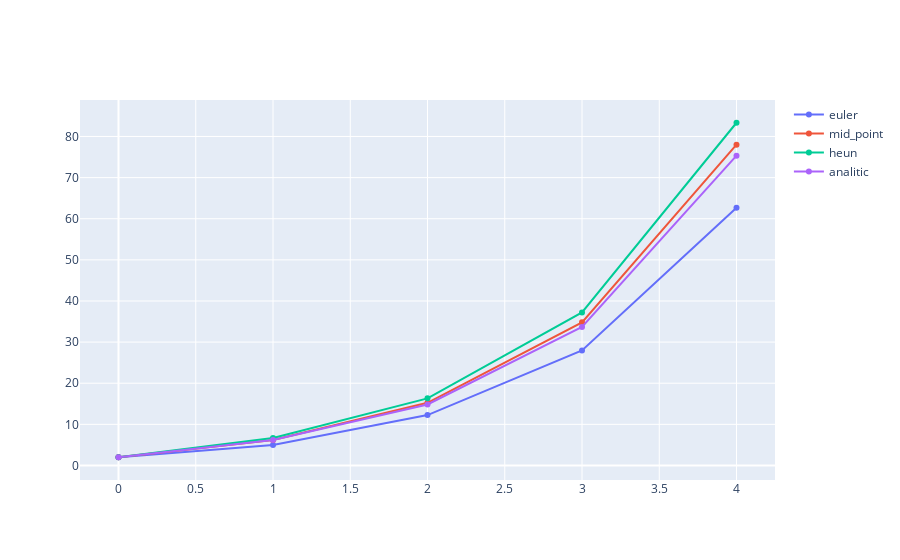

Notebook source saved alongside this figure:
### Code cell
fig = go.Figure()

for y in res[1]:
    fig.add_scatter(x=res[0], y=y[:-1], name=y[-1] )
y_exact = list(map(y_analitic, res[0]))
fig.add_scatter(x=res[0], y=y_exact, name='analitic')
fig.show()

### Figure 1 — Plotly figure (JSON) as saved in the notebook; plotly's stock layout.template omitted (floating-point values rounded to 4 significant figures)
{"data": [{"name": "euler", "type": "scatter", "x": [0, 1, 2, 3, 4], "y": [2, 5, 12.25, 27.97, 62.69]}, {"name": "mid_point", "type": "scatter", "x": [0, 1, 2, 3, 4], "y": [2, 6.217, 15.24, 34.8, 78.0]}, {"name": "heun", "type": "scatter", "x": [0, 1, 2, 3, 4], "y": [2, 6.701, 16.32, 37.2, 83.34]}, {"name": "analitic", "type": "scatter", "x": [0, 1, 2, 3, 4], "y": [2, 6.195, 14.84, 33.68, 75.34]}], "layout": {}}
